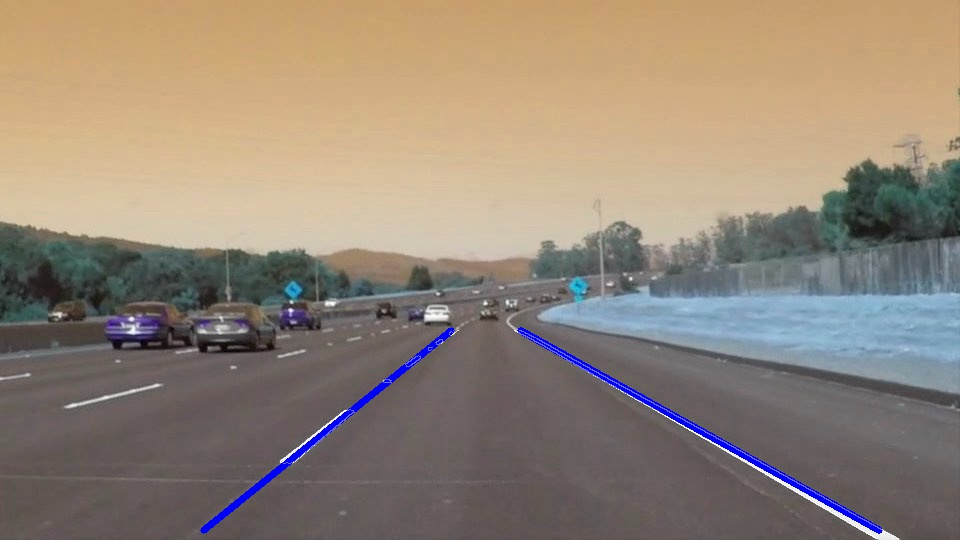
#> input picture test_images/solidWhiteCurve_output.jpg, 960 x 540 px, given in place of solidWhiteCurve.jpg, which was not available
$ jupyter execute --allow-errors my_p1.ipynb   (text cells are left out)
#> lines starting #> are read from the running program, lines starting #| are printed output that depends on the picture; after the words box and inside, x2 and y2 are one past the last pixel; in counts of white or black regions, pixels touching at a corner belong together; pictures that were not available may be replaced by others from this repository, and a replacement may not be noted
[cell 1]
#importing some useful packages
import matplotlib.pyplot as plt
import matplotlib.image as mpimg
import numpy as np
import cv2
import math
from moviepy.editor import VideoFileClip
from IPython.display import HTML
from shapely.geometry import Point
from shapely.geometry.polygon import Polygon

[cell 2]
# not used till now
def length_line(x1,y1,x2,y2):
    return ( (((float(x2)-float(x1))**2) + ((float(y2)-float(y1))**2)) ** 0.5)

# not used till now
# [19 lines left out: function extrapolate_line, not called in this run]

# provided by problem statement
def grayscale(img):
    """Applies the Grayscale transform
    This will return an image with only one color channel
    but NOTE: to see the returned image as grayscale
    (assuming your grayscaled image is called 'gray')
    you should call plt.imshow(gray, cmap='gray')"""
    return cv2.cvtColor(img, cv2.COLOR_RGB2GRAY)
#> in process_image, image is the input picture: shape (540, 960, 3); mean R, G, B 146.6, 133.1, 119.3
    # Or use BGR2GRAY if you read an image with cv2.imread()
    # return cv2.cvtColor(img, cv2.COLOR_BGR2GRAY)

# provided by problem statement
def canny(img, low_threshold, high_threshold):
    """Applies the Canny transform"""
#> called with low_threshold = 50, high_threshold = 150
    return cv2.Canny(img, low_threshold, high_threshold)
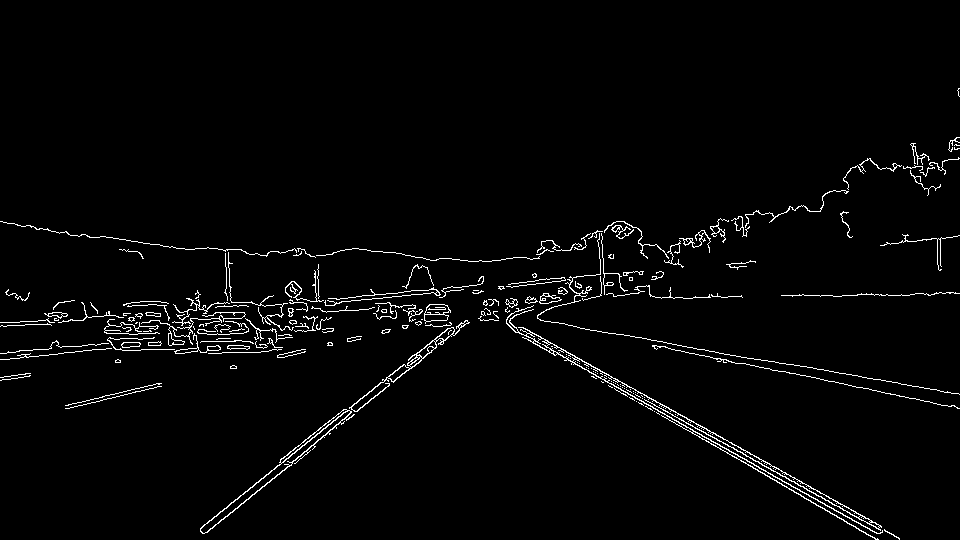
#> returned value: shape (540, 960); 2.4% white in thin lines or dots, all inside (x1, y1, x2, y2) = (0, 88, 960, 540)

# provided by problem statement
def gaussian_blur(img, kernel_size):
    """Applies a Gaussian Noise kernel"""
    return cv2.GaussianBlur(img, (kernel_size, kernel_size), 0)

# provided by problem statement
def region_of_interest(img, vertices):
    """
    Applies an image mask.

    Only keeps the region of the image defined by the polygon
    formed from `vertices`. The rest of the image is set to black.
    `vertices` should be a numpy array of integer points.
    """
    #defining a blank mask to start with
    mask = np.zeros_like(img)

    #defining a 3 channel or 1 channel color to fill the mask with depending on the input image
    if len(img.shape) > 2:
        channel_count = img.shape[2]  # i.e. 3 or 4 depending on your image
        ignore_mask_color = (255,) * channel_count
    else:
        ignore_mask_color = 255

    #filling pixels inside the polygon defined by "vertices" with the fill color
    cv2.fillPoly(mask, vertices, ignore_mask_color)

    #returning the image only where mask pixels are nonzero
    masked_image = cv2.bitwise_and(img, mask)
    return masked_image


# provided by problem statement not used
# [20 lines left out: function draw_lines, not called in this run]


# provided by problem statement
def hough_lines(img, rho, theta, threshold, min_line_len, max_line_gap):
    """
    `img` should be the output of a Canny transform.

    Returns an image with hough lines drawn.
    """
    lines = cv2.HoughLinesP(img, rho, theta, threshold, np.array([]),    minLineLength=min_line_len, maxLineGap=max_line_gap)
    #line_img = np.zeros((img.shape[0], img.shape[1], 3), dtype=np.uint8)
    #draw_lines(line_img, lines)
    return lines

[cell 3]
def process_image(image):
    """
    main function to detect lane lines
    step 01:- get gray image
    step 02:- do gaussian blur
    step 03:- do canny edge detction
    step 04:- region of interset
    step 05:- get lane lines from hough transform
    step 06:- seperate left and right lines
    step 07:- get left and right lines slopes, can be done with step 6 although
    step 08:- delete left lines which deviate from thersold_s slope
    step 09:- delete right lines which deviate from average slope
    step 10:- extrapolate left and right lines
    step 11:- check if left/right line is out of ROI
    step 12:- draw lines

    """

    # (step 1) get gray image
    gray = grayscale(image)

    # (step 2) do gaussian blur with kernel size is 3
    blur_gray = gaussian_blur(gray, 3)

    # (step 3) do canny edge detction with low 50 and hight 150
    canny_edges = canny(blur_gray, 50, 150)

    # (step 4) region of interset
    imshape = image.shape
    left_bottom = (50,imshape[0])
    right_bottom = (imshape[1]-50,imshape[0])
    left_top = (420, 330)
    right_top = (imshape[1]-420, 330)
    # used later to discard lines which are out of the ROI
    polygon = Polygon([(50,imshape[0]+1),(imshape[1]-50,imshape[0]+1), (imshape[1]-420, 329), (420, 329)])
    vertices = np.array([[left_bottom,left_top, right_top, right_bottom]], dtype=np.int32)
    masked_edge = region_of_interest(canny_edges, vertices)
#> in region_of_interest, `masked_image = cv2.bitwise_and(img, mask)`:
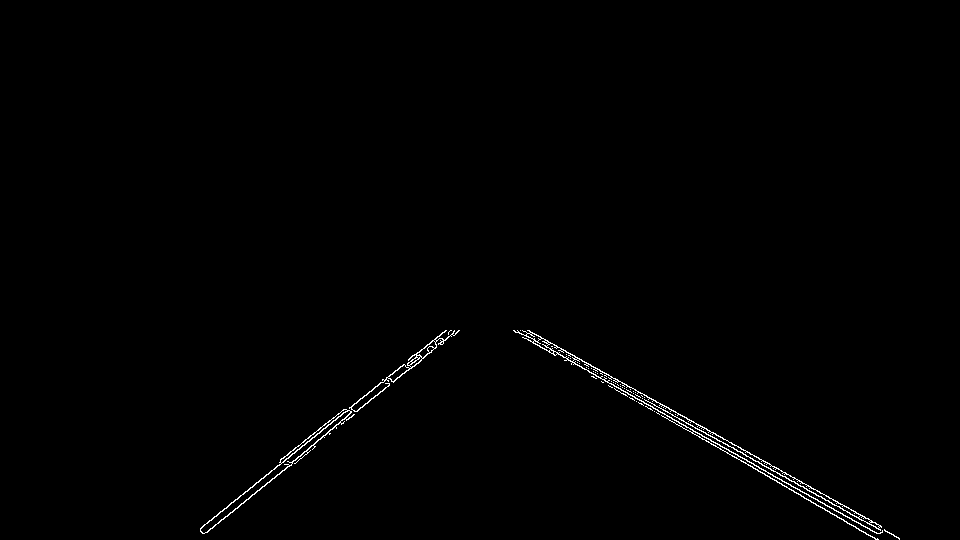
#> masked_image: shape (540, 960); 0.62% white in thin lines or dots, all inside (x1, y1, x2, y2) = (200, 330, 900, 540)

    # (step 5) get lane lines from hough transform
    rho = 2
    theta = np.pi/18
    threshold = 30
    min_line_length = 10
    max_line_gap = 20
    lines = hough_lines(masked_edge, rho, theta, threshold, min_line_length, max_line_gap)
#> in hough_lines, `lines = cv2.HoughLinesP(img, rho, theta, threshold, np.array([]),    m..`: lines = 35 rows, first 6: [623, 393, 877, 539], [615, 383, 665, 411], [733, 447, 881, 532], [613, 384, 800, 491], [279, 462, 338, 413], [851, 518, 878, 533]

    # (step 6) seperate left and right lines
    left_lines = []
    right_lines = []
    for line in lines:
        for x1,y1,x2,y2 in line:
            if y1 > y2:
                temp_line = [x1,y1,x2,y2]
                if x2 != x1:
                    m =  (float(y2) - float(y1)) / (float(x2) - float(x1))
                else:
                    m = 1000 # it will be dicarded, any high value will work
                temp_line.append(m)
                if x1 < x2:
                    left_lines.append(temp_line)
                else:
                    right_lines.append(temp_line)
            else:
                temp_line = [x2,y2,x1,y1]
                if x2 != x1:
                    m =  (float(y1) - float(y2)) / (float(x1) - float(x2))
                else:
                    m = 1000
                temp_line.append(m)
                if x1 > x2:
                    left_lines.append(temp_line)
                else:
                    right_lines.append(temp_line)
#> this loop made 35 passes
#> after the loop, left_lines = 14 items, first 6: [279, 462, 338, 413, -0.831], [232, 512, 354, 410, -0.836], [343, 423, 454, 330, -0.838], [268, 474, 346, 409, -0.833], [207, 532, 353, 410, -0.836], [347, 411, 432, 340, -0.835]; right_lines = 21 items, first 6: [877, 539, 623, 393, 0.575], [665, 411, 615, 383, 0.56], [881, 532, 733, 447, 0.574], [800, 491, 613, 384, 0.572], [878, 533, 851, 518, 0.556], [618, 381, 529, 330, 0.573]

    # (step 7) get left and right lines slopes, can be done with step 6 although
    left_slop = []
    for left_line in left_lines:
        x1 = left_line[0]; y1 = left_line[1]; x2 = left_line[2]; y2 = left_line[3];
        if x1 != x2:
            left_slop.append( (float(y2) - float(y1)) / (float(x2) - float(x1)) )
#> this loop made 14 passes
#> (left_line, x1, y1, x2, y2) on passes 1 to 4: ([279, 462, 338, 413, -0.831], 279, 462, 338, 413), ([232, 512, 354, 410, -0.836], 232, 512, 354, 410), ([343, 423, 454, 330, -0.838], 343, 423, 454, 330), ([268, 474, 346, 409, -0.833], 268, 474, 346, 409)
#> after the loop, left_slop = [-0.831, -0.836, -0.838, -0.833, -0.836, -0.835, -0.837, -0.833, -0.838, -0.833, -0.833, -0.832, -1.16, -0.578]
    average_left_slop = sum(left_slop)/len(left_slop) # not used yet
#> average_left_slop = -0.84

    right_slop = []
    for right_line in right_lines:
        x1 = right_line[0]; y1 = right_line[1]; x2 = right_line[2]; y2 = right_line[3];
        if x1 != x2:
            right_slop.append( (float(y2) - float(y1)) / (float(x2) - float(x1)) )
#> this loop made 21 passes
#> (right_line, x1, y1, x2, y2) on passes 1 to 4: ([877, 539, 623, 393, 0.575], 877, 539, 623, 393), ([665, 411, 615, 383, 0.56], 665, 411, 615, 383), ([881, 532, 733, 447, 0.574], 881, 532, 733, 447), ([800, 491, 613, 384, 0.572], 800, 491, 613, 384)
#> after the loop, right_slop = [0.575, 0.56, 0.574, 0.572, 0.556, 0.573, 0.569, 0.568, 0.577, 0.576, 0.568, 0.566, 0.569, 0.573, 0.572, 0.562, 0.578, 0.577, 0.578, 0.576, 0.564]
    average_right_slope = sum(right_slop)/len(right_slop) # not used yet
#> average_right_slope = 0.571


    # (step 8) delete left lines which deviate from thersold_s slope
    thersold_s = 0.5
    delet_left_index = []
    i = 0
    for left_line in left_lines:
        x1 = left_line[0]; y1 = left_line[1]; x2 = left_line[2]; y2 = left_line[3]; m = left_line[4];
        if abs(m) < thersold_s:
            delet_left_index.append(i)
        i=i+1
#> this loop made 14 passes
#> after the loop, delet_left_index = []; i = 14
    for i in range((len(delet_left_index)-1), -1, -1):
        del left_lines[delet_left_index[i]]
#> this loop made 0 passes

    # (step 9) delete right lines which deviate from average slope
    delet_index_right = []
    i = 0
    for right_line in right_lines:
        x1 = right_line[0]; y1 = right_line[1]; x2 = right_line[2]; y2 = right_line[3]; m = right_line[4];
        if abs(m) < thersold_s:
            delet_index_right.append(i)
        i=i+1
#> this loop made 21 passes
#> after the loop, delet_index_right = []; i = 21
    for i in range((len(delet_index_right)-1), -1, -1):
        del right_lines[delet_index_right[i]]

    # (step 10) extrapolate left and right lines
    left_line_draw = True
    x_lefts = []
    y_lefts = []
    for line in left_lines:
        x1, y1, x2, y2, m = line
        x_lefts.append(x1)
        x_lefts.append(x2)
        y_lefts.append(y1)
        y_lefts.append(y2)
#> after the loop, x_lefts = 28 values, max 454 at index 5, min 200 at index 12, mean 343.1; y_lefts = 28 values, max 532 at index 8, min 330 at index 5, mean 415.9

    if len(x_lefts) > 0:
        slope_left, c_left = np.polyfit(x_lefts, y_lefts, 1)
#> slope_left = -0.796; c_left = 689
    else:
        slope_left, c_left = 1, 1
        left_line_draw = False

    right_line_draw = True
    x_rights = []
    y_rights = []
    for line in right_lines:
        x1, y1, x2, y2, m = line
        x_rights.append(x1)
        x_rights.append(x2)
        y_rights.append(y1)
        y_rights.append(y2)
#> after the loop, x_rights = 42 values, max 899 at index 16, min 513 at index 19, mean 689.4; y_rights = 42 values, max 539 at index 0, min 330 at index 11, mean 424.9
    if len(x_rights) > 0:
        slope_right, c_right = np.polyfit(x_rights, y_rights, 1)
#> slope_right = 0.563; c_right = 36.53
    else:
        slope_right, c_right = 1, 1
        right_line_draw = False

    y1_left = 530 # again hardcoded values, from ROI
    y2_left = 330 # again hardcoded values, from ROI
    x1_left = int((y1_left - c_left) / slope_left)
#> x1_left = 199
    x2_left = int((y2_left - c_left) / slope_left)
#> x2_left = 450

    y1_right = 530 # again hardcoded values, from ROI
    y2_right = 330 # again hardcoded values, from ROI
    x1_right = int((y1_right - c_right) / slope_right)
#> x1_right = 875
    x2_right = int((y2_right - c_right) / slope_right)
#> x2_right = 520

    # (step 11) check if left/right line is out of ROI
    left_point1 = Point(x1_left, y1_left)
    left_point2 = Point(x2_left, y2_left)

    right_point1 = Point(x1_right, y1_right)
    right_point2 = Point(x2_right, y2_right)

    if polygon.contains(left_point1) and polygon.contains(left_point2):
        left_line_draw = True
    else:
        #print ("left line out", left_point1, left_point2)
        left_line_draw = False

    if polygon.contains(right_point1) and polygon.contains(right_point2):
        right_line_draw = True
    else:
        #print ("right line out", right_point1, right_point2)
        right_line_draw = False


    # (step 12) draw lines
    line_image = np.copy(image)
    # Draw the right and left lines on image
    if left_line_draw:
        cv2.line(line_image, (x1_left, y1_left), (x2_left, y2_left), (255,0,0),5)
    if right_line_draw:
        cv2.line(line_image, (x1_right, y1_right), (x2_right, y2_right), (255,0,0),5)

    # Create a "color" binary image to combine with line image
    color_edges = np.dstack((masked_edge, masked_edge, masked_edge))

    # Draw the lines on the edge image
    lines_edges = cv2.addWeighted(color_edges, 0.4, line_image, 1, 0)
    #plt.imshow(lines_edges)
    #plt.show()
    return lines_edges

[cell 4]
# test images
cv2.imwrite('test_images/solidWhiteCurve_output.jpg',process_image(mpimg.imread('test_images/solidWhiteCurve.jpg')))
cv2.imwrite('test_images/solidWhiteRight_output.jpg',process_image(mpimg.imread('test_images/solidWhiteRight.jpg')))
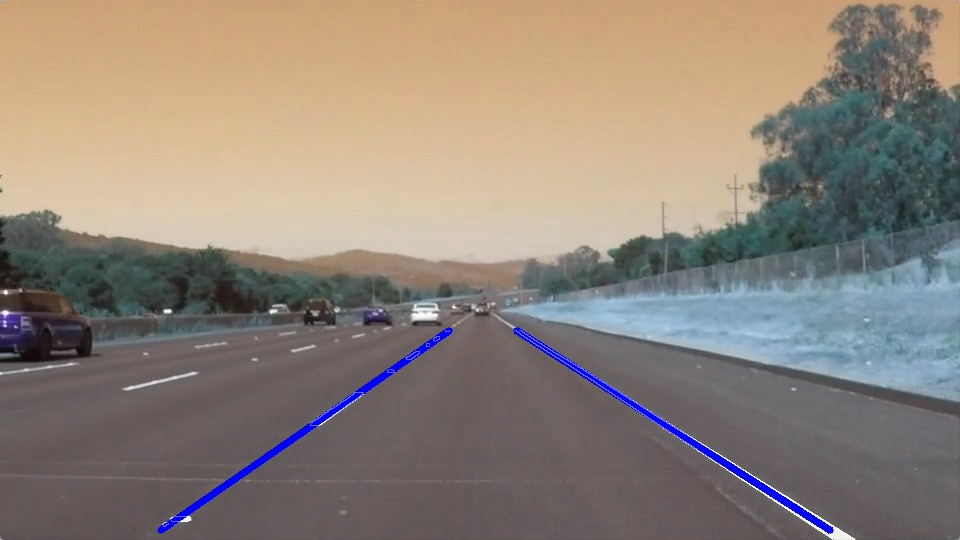
#> input picture test_images/solidWhiteRight_output.jpg, 960 x 540 px, given in place of solidWhiteRight.jpg, which was not available
#> in grayscale (call 2), `return cv2.cvtColor(img, cv2.COLOR_RGB2GRAY)`:
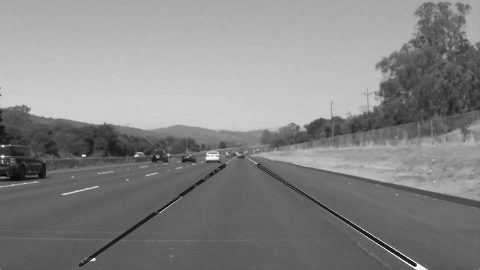
#> returned value: shape (540, 960) (shown at 1/2 size); min 6, max 255, mean 133.3
#> in process_image, image is the input picture: shape (540, 960, 3); mean R, G, B 142.1, 131.1, 121.1
#> in region_of_interest (call 2), `masked_image = cv2.bitwise_and(img, mask)`:
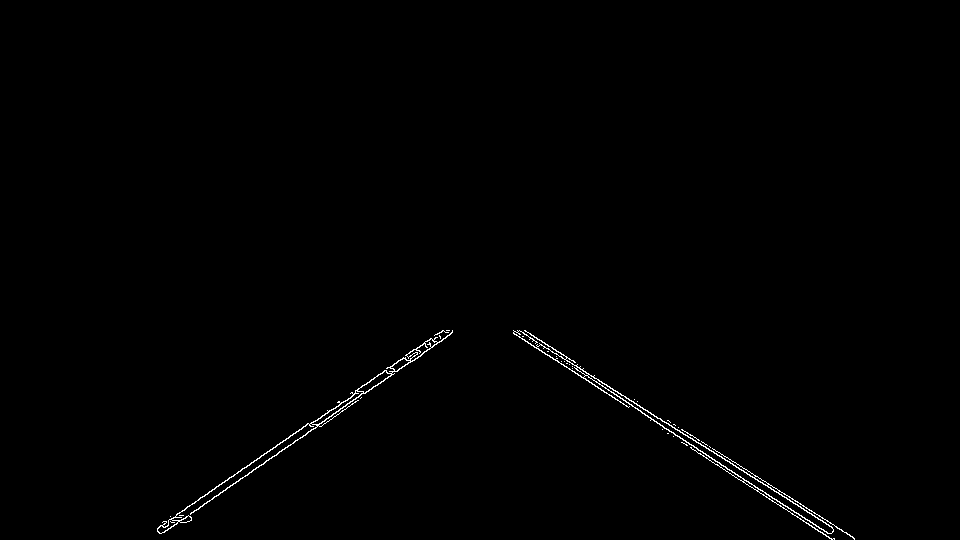
#> masked_image: shape (540, 960); 0.54% white in thin lines or dots, all inside (x1, y1, x2, y2) = (157, 330, 855, 540)
#> in hough_lines (call 2), `lines = cv2.HoughLinesP(img, rho, theta, threshold, np.array([]),    m..`: lines = 73 rows, first 6: [758, 481, 800, 506], [553, 359, 588, 380], [717, 455, 754, 477], [621, 395, 660, 418], [562, 358, 609, 386], [528, 343, 622, 398]
#> the loop in process_image (call 2), `for line in lines:` made 73 passes
#> after the loop in process_image (call 2), `for line in lines:`: left_lines = 34 items, first 6: [352, 404, 437, 333, -0.835], [335, 416, 363, 393, -0.821], [386, 371, 413, 349, -0.815], [216, 486, 234, 475, -0.611], [290, 445, 362, 385, -0.833], [286, 438, 321, 417, -0.6]; right_lines = 39 items, first 6: [800, 506, 758, 481, 0.595], [588, 380, 553, 359, 0.6], [754, 477, 717, 455, 0.595], [660, 418, 621, 395, 0.59], [609, 386, 562, 358, 0.596], [622, 398, 528, 343, 0.585]
#> the loop in process_image (call 2), `for left_line in left_lines:` made 34 passes
#> (left_line, x1, y1, x2, y2) on passes 1 to 4: ([352, 404, 437, 333, -0.835], 352, 404, 437, 333), ([335, 416, 363, 393, -0.821], 335, 416, 363, 393), ([386, 371, 413, 349, -0.815], 386, 371, 413, 349), ([216, 486, 234, 475, -0.611], 216, 486, 234, 475)
#> after the loop in process_image (call 2), `for left_line in left_lines:`: left_slop = 34 values, max -0.562 at index 17, min -0.848 at index 31, mean -0.696
#> in process_image (call 2), `average_left_slop = sum(left_slop)/len(left_slop)`: average_left_slop = -0.696
#> the loop in process_image (call 2), `for right_line in right_lines:` made 39 passes
#> the loop in process_image (call 2), `for left_line in left_lines:` made 34 passes
#> the loop in process_image (call 2), `for right_line in right_lines:` made 39 passes
#> the loop in process_image (call 2), `for i in range((len(delet_index_right)-1), -1, -1):` made 1 pass
#> the loop in process_image (call 2), `for line in left_lines:` made 34 passes
#> the loop in process_image (call 2), `for line in right_lines:` made 38 passes
#> in process_image (call 2), `lines_edges = cv2.addWeighted(color_edges, 0.4, line_image, 1, 0)`:
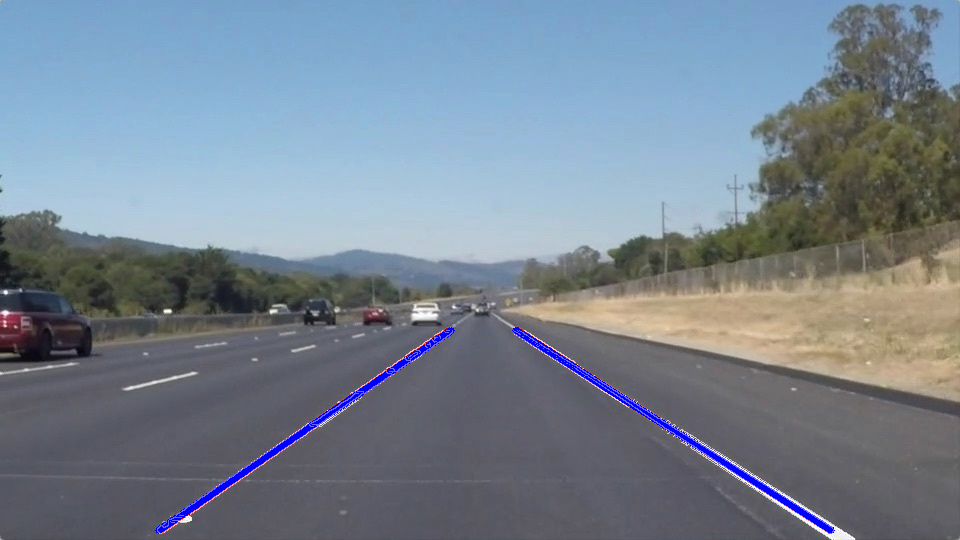
#> lines_edges: shape (540, 960, 3); mean of channels 0, 1, 2 144.7, 131.4, 119.3; drawn as B, G, R
cv2.imwrite('test_images/solidYellowCurve_output.jpg',process_image(mpimg.imread('test_images/solidYellowCurve.jpg')))
#> (the rest of this cell did not finish here and is left out)
